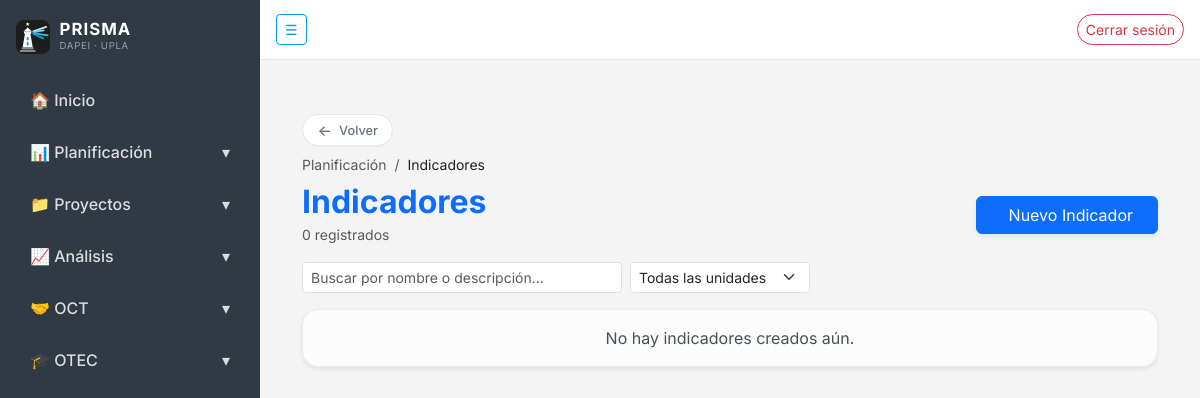
Page /planificacion/indicadores/ (signed in) on the earlier database version.
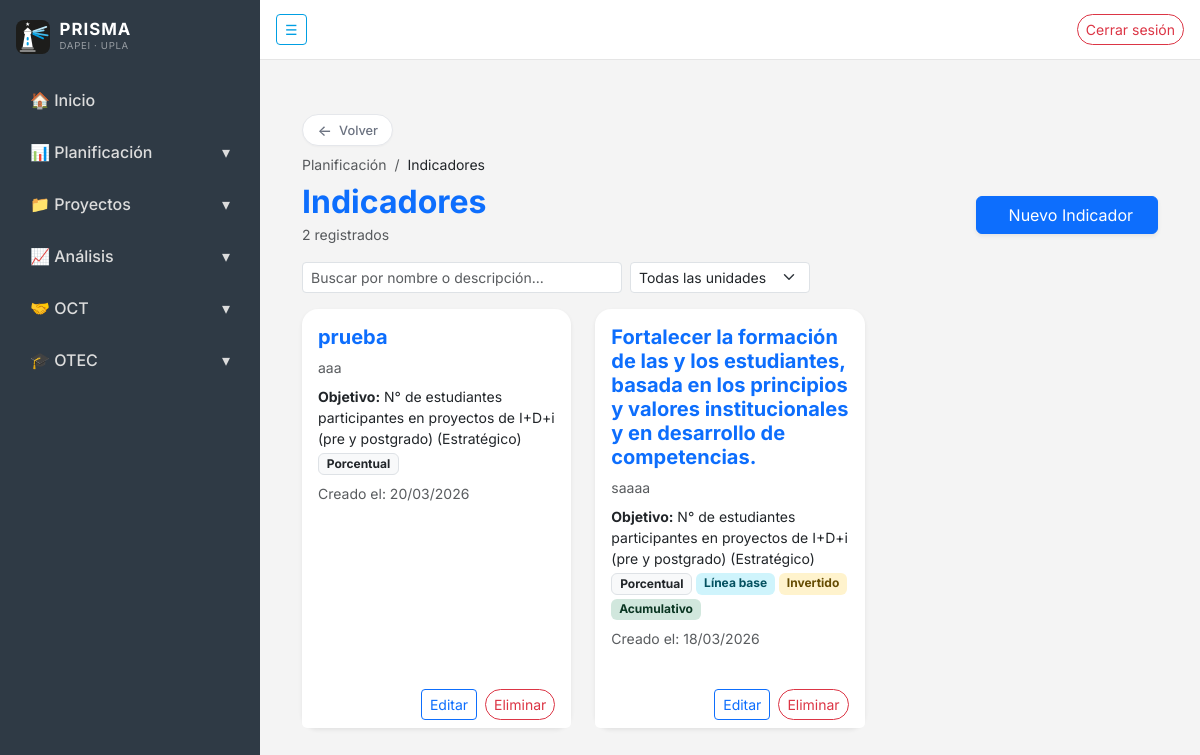
Same page on the later database version.
### planificacion/models.py (models this page shows, shortened)
class Indicador(models.Model):
    class UnidadMedida(models.TextChoices):
        CARACTERES = "CAR", "Caracteres"
        PORCENTUAL = "POR", "Porcentual"
        UNITARIO = "UNI", "Unitario"
    class Frecuencia(models.TextChoices):
        SEMESTRAL = "SEMESTRAL", "Semestral"
        ANUAL = "ANUAL", "Anual"
    objetivo = models.ForeignKey(
        "Objetivo",
        on_delete=models.CASCADE,
        related_name="indicadores",
    )
    nombre = models.CharField(max_length=200)
    descripcion = models.TextField()
    formula = models.TextField(
        blank=True,
        help_text="Ej: (Cantidad lograda / Meta) * 100",
    )
    unidad_medida = models.CharField(
        max_length=3,
        choices=UnidadMedida.choices,
        default=UnidadMedida.UNITARIO,
    )
    frecuencia = models.CharField(
        max_length=10,
        choices=Frecuencia.choices,
        default=Frecuencia.SEMESTRAL,
    )
    linea_base = models.BooleanField(
        default=False, verbose_name="¿Aplica línea base?"
    )
    calculo_invertido = models.BooleanField(
        default=False, verbose_name="¿Es cálculo invertido?"
    )
    acumulativo = models.BooleanField(
        default=False, verbose_name="¿Es acumulativo?"
    )
    umbral_aceptable = models.PositiveSmallIntegerField(
        default=70,
        help_text="Avance % desde el cual se considera amarillo (aceptable).",
    )
    umbral_optimo = models.PositiveSmallIntegerField(
        default=90,
        help_text="Avance % desde el cual se considera verde (óptimo).",
    )
    fecha_creacion = models.DateTimeField(auto_now_add=True)
    creado_por = models.ForeignKey(
        settings.AUTH_USER_MODEL,
        on_delete=models.SET_NULL,
        null=True,
        blank=True,
        related_name="indicadores_creados",
    )
    class Meta:
        ordering = ["-fecha_creacion"]
        verbose_name = "Indicador"
        verbose_name_plural = "Indicadores"

class Objetivo(models.Model):
    class TipoObjetivo(models.TextChoices):
        ESTRATEGICO = "ESTRATEGICO", "Estratégico"
        ESPECIFICO = "ESPECIFICO", "Específico"
    nombre = models.CharField(max_length=500, verbose_name="Nombre")
    descripcion = models.TextField(verbose_name="Descripción", max_length=500)
    tipo = models.CharField(
        max_length=20,
        choices=TipoObjetivo.choices,
        verbose_name="Tipo de objetivo",
    )
    fecha_creacion = models.DateTimeField(
        auto_now_add=True, verbose_name="Fecha de creación"
    )
    creado_por = models.ForeignKey(
        settings.AUTH_USER_MODEL,
        on_delete=models.SET_NULL,
        null=True,
        blank=True,
        related_name="objetivos_creados",
        verbose_name="Creado por",
    )
    eliminado = models.BooleanField(default=False)
    objects = ActivosManager()
    todos = models.Manager()
    class Meta:
        ordering = ["-fecha_creacion"]
        verbose_name = "Objetivo"
        verbose_name_plural = "Objetivos"
    def __str__(self):
        return f"{self.nombre} ({self.get_tipo_display()})"

### planificacion/views.py (the view, shortened to what this page needs)
# urls.py: path("indicadores/", views.lista_indicadores, name="indicadores"),
@login_required
def lista_indicadores(request):
    role = get_user_role(request)
    indicadores = Indicador.objects.select_related("objetivo", "creado_por")
    form = IndicadorForm()
    return render(request, "planificacion/lista_indicadores.html", {
        "indicadores": indicadores,
        "form": form,
        "es_planificacion": role["es_planificacion"],
    })

### planificacion/forms.py
class IndicadorForm(forms.ModelForm):
    class Meta:
        model = Indicador
        fields = [
            "nombre",
            "descripcion",
            "objetivo",
            "formula",
            "unidad_medida",
            "linea_base",
            "calculo_invertido",
            "acumulativo",
        ]
        widgets = {
            "nombre": forms.TextInput(attrs={"class": "form-control"}),
            "descripcion": forms.Textarea(attrs={"class": "form-control", "rows": 3}),
            "objetivo": forms.Select(attrs={"class": "form-select"}),
            "formula": forms.Textarea(attrs={"class": "form-control", "rows": 2}),
            "unidad_medida": forms.Select(attrs={"class": "form-select"}),
            "linea_base": forms.CheckboxInput(attrs={"class": "form-check-input"}),
            "calculo_invertido": forms.CheckboxInput(attrs={"class": "form-check-input"}),
            "acumulativo": forms.CheckboxInput(attrs={"class": "form-check-input"}),
        }

### planificacion/helpers.py (called while the page is built)
def es_planificacion(user):
    if not user.is_authenticated:
        return False
    if user.is_superuser:
        return True
    return user.groups.filter(name="Planificacion").exists()

### planificacion/templates/planificacion/lista_indicadores.html (shortened to what the changed rows need)
{% extends "core/base.html" %}
{% load static %}
{% block content %}
<div class="container py-4">
    <div class="d-flex justify-content-between align-items-center mb-3">
        <div>
            <h2 class="fw-bold text-primary mb-0">Indicadores</h2>
            <small class="text-muted">{{ indicadores|length }} registrado{{ indicadores|length|pluralize }}</small>
        </div>
    </div>
    <div class="row g-4" id="ind-grid">
        {% for indicador in indicadores %}
        <div class="col-md-4 ind-item"
             data-search="{{ indicador.nombre|lower }} {{ indicador.descripcion|lower }}"
             data-unidad="{{ indicador.unidad_medida }}">
            <div class="card shadow-sm border-0 rounded-4 h-100">
                <div class="card-body">
                    <h5 class="fw-bold text-primary">
                        {{ indicador.nombre }}
                    </h5>
                    <p class="text-muted small mb-2">
                        {{ indicador.descripcion|truncatewords:20 }}
                    </p>
                    {% if indicador.objetivo %}
                        <p class="small mb-1">
                            <strong>Objetivo:</strong>
                            {{ indicador.objetivo }}
                        </p>
                    {% endif %}
                    <div class="d-flex flex-wrap gap-1 mb-2">
                        <span class="badge bg-light text-dark border">
                            {{ indicador.get_unidad_medida_display }}
                        </span>
                        {% if indicador.linea_base %}
                            <span class="badge bg-info-subtle text-info-emphasis">Línea base</span>
                        {% endif %}
                        {% if indicador.calculo_invertido %}
                            <span class="badge bg-warning-subtle text-warning-emphasis">Invertido</span>
                        {% endif %}
                        {% if indicador.acumulativo %}
                            <span class="badge bg-success-subtle text-success-emphasis">Acumulativo</span>
                        {% endif %}
                    </div>
                    <p class="small text-muted">
                        Creado el:
                        {{ indicador.fecha_creacion|date:"d/m/Y" }}
                    </p>
                </div>
                {% if es_planificacion %}
                <div class="card-footer bg-white border-0 d-flex justify-content-end gap-2">
                    <button class="btn btn-sm btn-outline-primary"
                            data-bs-toggle="modal"
                            data-bs-target="#editarModal{{ indicador.id }}">
                        Editar
                    </button>
                    <button class="btn btn-sm btn-outline-danger"
                            data-bs-toggle="modal"
                            data-bs-target="#eliminarModal{{ indicador.id }}">
                        Eliminar
                    </button>
                </div>
                {% endif %}
            </div>
        </div>
        {% empty %}
        <div class="col-12">
            <div class="alert alert-light text-center shadow-sm rounded-4">
                No hay indicadores creados aún.
            </div>
        </div>
        {% endfor %}
    </div>
</div>
{% endblock %}

Differences in the rows shown:
added Indicador: nombre "prueba", descripcion "aaa", objetivo "N° de estudiantes participantes en proyectos de I+D+i (pre y postgrado) (Estratégico)", unidad_medida "Porcentual", fecha_creacion "20/03/2026"
added Indicador: nombre "Fortalecer la formación de las y los estudiantes, basada en los principios y valores institucionales y en desarrollo de competencias.", descripcion "saaaa", objetivo "N° de estudiantes participantes en proyectos de I+D+i (pre y postgrado) (Estratégico)", unidad_medida "Porcentual", linea_base "Línea base", calculo_invertido "Invertido", acumulativo "Acumulativo", fecha_creacion "18/03/2026"
Other differences:
{{ indicadores|length }}: "0" → "2"
text no longer shown: "No hay indicadores creados aún."
